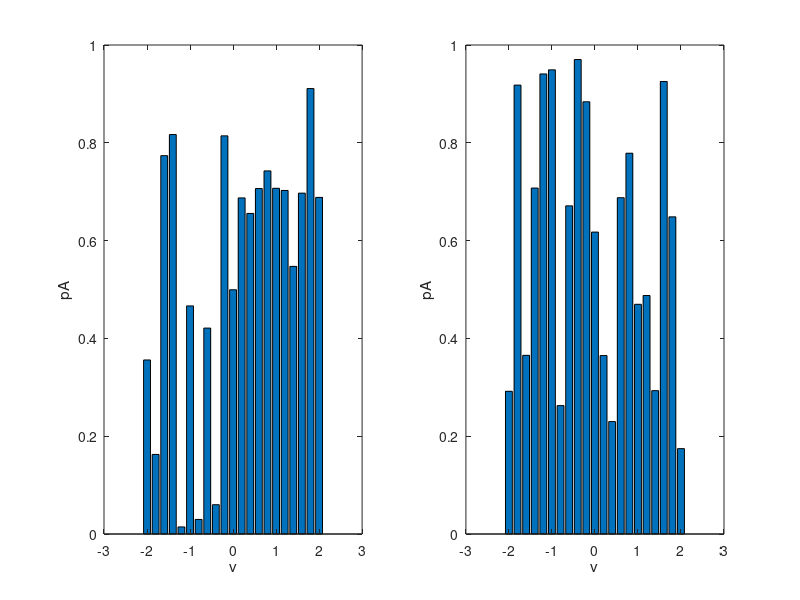

Here is the MATLAB script that generated this plot: (Note: this script raises an error after producing the figure.)
%% MECH 578 Project Part 2
% Numerically integrate Boltzmann equation for 1D gas as per 
% Boltzmann equations for a binary one-dimensional ideal gas

close all;clear all;clc

%% Initialize
%Variables

N=10; %num particles 
L=1; %length of wire 
ma=1;
mb=2;

delta_t=0.1; %time step size 
n_tsteps=5; %amount time steps to run for 
delta_v=0.2; % velocity step size
v_bound=2; %define velocity bound (symmetric)
Nv=2*v_bound/delta_v+1; %size of velocity vec
v=linspace(-v_bound, v_bound, Nv);

pA=zeros(1,Nv);
pB=zeros(1, Nv);
%Initial condition
pA(floor(Nv/4))=0.5/delta_v;
pB(floor(Nv/4))=0.5/delta_v;
pA(floor(Nv*3/4))=0.5/delta_v;
pB(floor(Nv*3/4))=0.5/delta_v;

pA=rand(1,Nv);
pB=rand(1,Nv);


for t_idx=1:n_tsteps
    %% Plot
    subplot(1,2,1)
    bar(v,pA)
    xlabel('v'); 
    ylabel('pA');
    subplot(1,2,2)
    bar(v, pB)
    xlabel('v'); 
    ylabel('pA'); 
    
    for i=1:Nv
        delta_pA=zeros(1,Nv);
        for j=1:Nv
            w_a=((ma-mb)*v(i)+2*mb*v(j))/(ma+mb);
            w_b=((mb-ma)*v(j)+2*ma*v(i))/(ma+mb);
            
            delta_pA(i)=delta_pA(i)+ ...
                abs(v(i)-v(j))* ...
                (interp1q(v',pA',w_a)*interp1q(v',pB',w_b) - ...
                interp1q(v',pA',v(i))*interp1q(v',pB',v(j)));
        end 
        delta_pA=delta_pA*delta_v*N/L;
    end
    
    for i=1:Nv
        delta_pB=zeros(1,Nv);
        for j=1:Nv
            w_a=((ma-mb)*v(j)+2*mb*v(i))/(ma+mb);
            w_b=((mb-ma)*v(i)+2*ma*v(j))/(ma+mb);
            
            delta_pA(i)=delta_pA(i)+ ...
                abs(v(i)-v(j))* ...
                (interp1q(v',pA',w_a)*interp1q(v',pB',w_b) - ...
                interp1q(v',pA',v(j))*interp1q(v',pB',v(i)));
        end 
        delta_pA=delta_pA*delta_v*N/L;
    end

    
    pA=pA+delta_pA;
    pB=pB+delta_pB;
    
    
    
       
    
    pause(0.5);
        
end
    
    
    


















